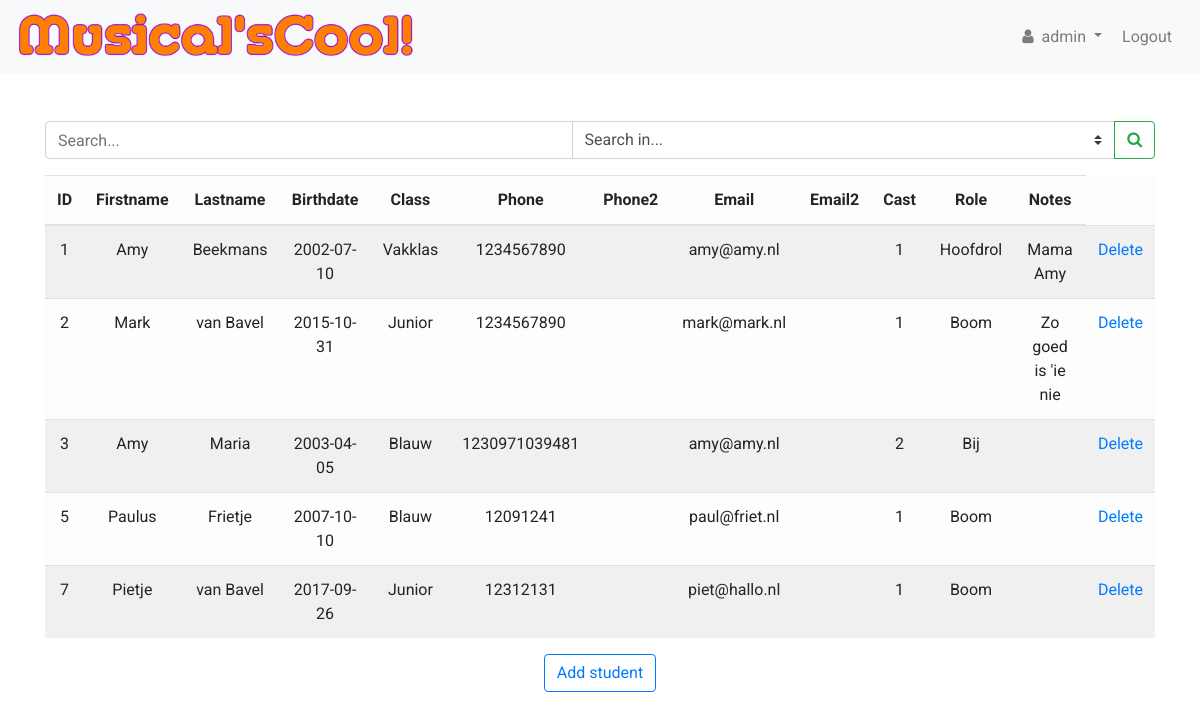
The page /index (signed in) on the database its author committed.
### tables this page shows
CREATE TABLE 'students' (
    'ID' integer PRIMARY KEY AUTOINCREMENT NOT NULL, 
    'Firstname' text NOT NULL, 
    'Lastname' text NOT NULL, 
    'Birthdate' date NOT NULL, 
    'Class' text NOT NULL, 
    'Phone' text NOT NULL, 
    'Phone2' text, 
    'Email' text NOT NULL, 
    'Email2' text,
    'Cast' text, 
    'Role' text, 
    'Notes' text
);

### app.py (the view)
@app.route("/", methods =["GET"])
@app.route("/index", methods =["GET"])
@login_required
def index():
    print("INDEX GET")
    conn = connect_db(database)
    conn.row_factory = dict_factory
    student_cast = 2
    headers = get_headers(conn)
    records = student_overview(conn)
    if not records:
        return render_template("index.html",
                                session = session,
                                student_cast = student_cast,
                                headers = headers)
    for record in records:
        for value in record:
            if record[value] == None:
                record[value] = "-"
    close_connection(conn)
    return render_template("index.html",
                        session = session,
                        records = records,
                        headers = headers,
                        student_cast = student_cast)

### app.py (called while the page is built)
@app.after_request
def after_request(response):
    response.headers["Cache-Control"] = "no-cache, no-store, must-revalidate"
    response.headers["Expires"] = 0
    response.headers["Pragma"] = "no-cache"
    return response

### helpers.py (called while the page is built)
def login_required(f):
    @wraps(f)
    def decorated_function(*args, **kwargs):
        if session.get("user_id") is None:
            return redirect("/login")
        return f(*args, **kwargs)
    return decorated_function

def connect_db(db_file):
    conn = None
    try:
        conn = sqlite3.connect(db_file)
        print("Succesfully connected to {}".format(db_file))
        return conn
    except sqlite3.Error as error:
        print("Failed to connect to database. Error:", error)

def close_connection(conn):
    if conn:
        try:
            conn.close()
        except sqlite3.Error as error:
            print("Failed to close connection. Error: ", error)
        else:
            print("SQLite connection is closed.")

def dict_factory(cursor, row):
    d = {}
    for idx, col in enumerate(cursor.description):
        d[col[0]] = row[idx]
    return d

def get_headers(conn):
    try:
        cur = conn.cursor()
        headers = []
        cur.execute("PRAGMA table_info(students)")
    except sqlite3.Error as error:
        print("Pragma failed. Error: ", error)
    else:
        for col in cur.fetchall():
            headers.append(col["name"])
        print("Pragma succeeded")
        return headers

def student_overview(conn):
    try:
        cur = conn.cursor()
        cur.execute("SELECT * FROM students")
        records = cur.fetchall()
    except sqlite3.Error as error:
        print("Failed to display student overview. Error: ", error)
    else:
        if len(records) >= 1:
            print(len(records),"record(s) found in students table.")
            return records

### templates/index.html (shortened to what this page needs)
{% extends "layout.html" %}
{% block main %}
<div class="row mb-3">
    <div class="col">
        <form action="{{ url_for('search') }}" class="form" autocomplete="off" method="POST" accept-charset="utf-8">
            <div class="input-group">
                <input class="form-control" name="search_searchbar" type="search" placeholder="Search..." autofocus>
                <select class="custom-select" name="search_class" required>
                    <option value="" selected disabled hidden>Search in...</option>
                </select>
                <div class="input-group-append">
                    <button class="btn btn-outline-success" type="submit"><i class="fa fa-search"></i></button>
                </div>
            </div>
        </form>
    </div>
</div>
<div class="row">
    <div class="col d-flex justify-content-center">
        <table id="table" class="table table-light table-striped display">
            <thead>
                <tr>
                    {% for head in headers %}
                    <th>{{ head }}</th>
                    {% endfor %}
                </tr>
            </thead>
            {% if records %}
            <tbody>
                {% for record in records %}
                <tr>
                    {% for value in record %}
                    <td>{{ record[value] }}</td>
                    {% endfor %}
                    <td>
                        <a href="{{ url_for('delete_entry', entry_id=record['ID'] )}}">Delete</a>
                    </td>
                </tr>
                {% endfor %}
            </tbody>
            {% endif %}
        </table>
    </div>
</div>
<div class="row">
    <div class="col d-flex justify-content-center">
        <button class="btn btn-outline-primary" id="newStudentBtn">Add student</button>
    </div>
</div>
{% endblock %}

### templates/layout.html (shortened to what this page needs)
<!DOCTYPE html>
<html lang="en">
    <head>
        <link rel="stylesheet" href="https://maxcdn.bootstrapcdn.com/bootstrap/4.1.3/css/bootstrap.min.css">
        <link rel="stylesheet" href="https://maxcdn.bootstrapcdn.com/font-awesome/4.7.0/css/font-awesome.min.css">
        <link rel="stylesheet" href="/static/css/styles.css">
    </head>
    <body>
        <nav class="navbar navbar-expand-lg navbar-light bg-light sticky">
            <a class="navbar-brand logo" href="{{ url_for('index') }}">
                <img class="logo" src="/static/images/musicalscool-logo.png" alt="">
            </a>
            <div class="collapse navbar-collapse" id="navbar">
                <ul class="navbar-nav ml-auto">
                    {% if session.user_id %}
                    <li class="nav-item dropdown mr-1">
                        <a class="nav-link dropdown-toggle" href="#" id="navbarDropdown" role="button" data-toggle="dropdown" aria-haspopup="true" aria-expanded="false">
                            <span><i class="fa fa-user mr-1"></i></span>
                            {{ session["username"] }}
                        </a>
                    </li>
                    <li class="nav-item mr-1">
                        <a class="nav-link" href="{{ url_for('logout') }}">Logout</a>
                    </li>
                    {% else %}
                    <li class="nav-item">
                        <a class="nav-link" href="{{ url_for('login') }}">Login</a>
                    </li>
                    {% endif %}
                </ul>
            </div>
        </nav>
        <main>
            <div class="container margin-offset mb-3">
                {% block main %}{% endblock %}
            </div>
        </main>
    </body>

### static/css/styles.css (style rules this page uses)
:root { --brand-orange: #fb7f03; --brand-purple: #a931bd; }
body { font-family: 'Roboto', sans-serif; }
.logo { width: auto; display: flex; max-width: 400px; margin-left: inherit; margin-right: inherit; }
.dropdown-toggle { font-family: inherit; margin: 0; }
main .form-control { display: inline-block; width: auto; }
.margin-offset { margin-top: 3em; }
.sticky { position: relative !important; width: 100%; }
main { overflow-x: auto; text-align: center; }

### rows shown on the page
students: ID "1" "Amy" "Beekmans" "2002-07-10" "Vakklas" "1234567890" "amy@amy.nl" "1" "Hoofdrol" "Mama Amy"
students: ID "2" "Mark" "van Bavel" "2015-10-31" "Junior" "1234567890" "mark@mark.nl" "1" "Boom" "Zo goed is 'ie nie"
students: ID "3" "Amy" "Maria" "2003-04-05" "Blauw" "1230971039481" "amy@amy.nl" "2" "Bij"
students: ID "5" "Paulus" "Frietje" "2007-10-10" "Blauw" "12091241" "paul@friet.nl" "1" "Boom"
students: ID "7" "Pietje" "van Bavel" "2017-09-26" "Junior" "12312131" "piet@hallo.nl" "1" "Boom"

### other values the page prints
{{ session["username"] }} "admin"
{{ head }} "ID" "Firstname" "Lastname" "Birthdate" "Class" "Phone" "Phone2" "Email" "Email2" "Cast" "Role" "Notes"
